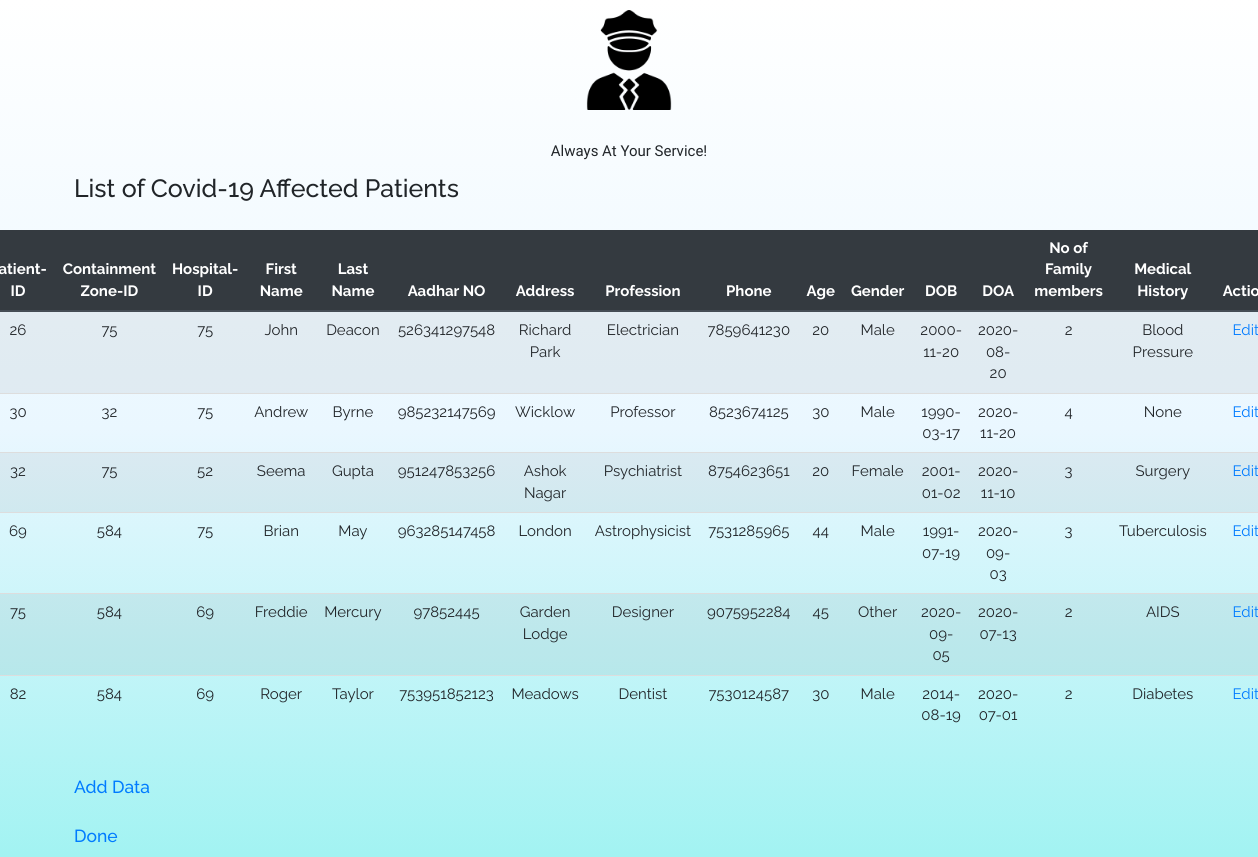
/pat.php, run on the app's committed database.
### tables this page shows
CREATE TABLE `patient` (
  `pat_id` int(20) NOT NULL,
  `cz_id` int(20) DEFAULT NULL,
  `hsp_id` int(20) DEFAULT NULL,
  `fname` varchar(255) DEFAULT NULL,
  `lname` varchar(255) DEFAULT NULL,
  `aadhar_no` varchar(255) DEFAULT NULL,
  `address` varchar(255) DEFAULT NULL,
  `proffession` varchar(255) DEFAULT NULL,
  `phone` varchar(255) DEFAULT NULL,
  `age` int(20) DEFAULT NULL,
  `gender` text DEFAULT NULL,
  `dob` date DEFAULT NULL,
  `doa` date DEFAULT NULL,
  `no_flymem` int(20) DEFAULT NULL,
  `medic_hist` varchar(255) DEFAULT NULL
);

### pat.php (the view, shortened to what this page needs)
<?php
include "pdo/connection.php";
$sql = "SELECT * from patient";
$result = mysqli_query($conn, $sql);
?>
<!DOCTYPE html>
<html>
<head>
    <?php include 'pdo/headers.php'; ?>
    <link rel="stylesheet" href="pdo/style.css">
</head>
<body id="view">
    <div class="container">
        <div class="container h-100" id="login">
            <img src="pdo/pic.png" alt="Assam Police Logo"><br>
            <p id="login"></p>
        </div>
        <h1>List of Covid-19 Affected Patients</h1><br>
        <div class="col-12">
            <div class="row justify-content-center">
                <table class="table table-striped table-hover">
                    <thead class="thead-dark">
                        <th>Patient-ID</th>
                        <th>Containment Zone-ID</th>
                        <th>Hospital-ID</th>
                        <th>First Name</th>
                        <th>Last Name</th>
                        <th>Aadhar NO</th>
                        <th>Address</th>
                        <th>Profession</th>
                        <th>Phone</th>
                        <th>Age</th>
                        <th>Gender</th>
                        <th>DOB</th>
                        <th>DOA</th>
                        <th>No of Family members</th>
                        <th>Medical History</th>
                        <th>Action</th>
                    </thead>
                    <?php
                    if (mysqli_num_rows($result) > 0) {
                        while ($row = mysqli_fetch_array($result)) {
                    ?>
                            <tr>
                                <td><?php echo $row["pat_id"]; ?> </td>
                                <td><?php echo $row["cz_id"]; ?> </td>
                                <td><?php echo $row["hsp_id"]; ?> </td>
                                <td><?php echo $row["fname"]; ?></td>
                                <td><?php echo $row["lname"]; ?></td>
                                <td><?php echo $row["aadhar_no"]; ?></td>
                                <td><?php echo $row["address"]; ?></td>
                                <td><?php echo $row["proffession"]; ?></td>
                                <td><?php echo $row["phone"]; ?></td>
                                <td><?php echo $row["age"]; ?></td>
                                <td><?php echo $row["gender"]; ?></td>
                                <td><?php echo $row["dob"]; ?></td>
                                <td><?php echo $row["doa"]; ?></td>
                                <td><?php echo $row["no_flymem"]; ?></td>
                                <td><?php echo $row["medic_hist"]; ?></td>
                                <td><a href="editpat.php?pat_id=<?php echo $row['pat_id']; ?>"> Edit</a>
                            </tr>
                    <?php
                        }
                    }
                    ?>
                </table>
            </div>
        </div>
        <br>
        <p><a href="addpat.php">
                <h3>Add Data</h3>
            </a><br>
            <a href="index.php">
                <h3>Done</h3>
            </a></p>
    </div>
</body>
</html>

### pdo/style.css (style rules this page uses)
html { height: 100%; }
body { background-image: linear-gradient(to top, #a2f3f2, #eaf7ff, #ffffff); height: 100%; background-position: center; background-repeat: no-repeat; margin: 0; background-attachment: fixed; }
#login img { display: block; margin-left: auto; margin-right: auto; height: 100px; width: 100px; margin-top: 10px; }
#login p { font-family: 'Special Elite', cursive; font-style: bold; text-align: center; font-size: 15px; }
#login { font-family: 'Raleway', sans-serif; font-size: 20px; }
.table { font-size: 15px; margin-left: auto; margin-right: auto; border-radius: 5px; float: none; font-family: 'Raleway', sans-serif; }
.table td,th,tr { text-align: center; }
#view { font-size: 15px; font-family: 'Raleway', sans-serif; }

### data on the page
patient: pat_id "26", cz "75", hsp "75", fname "John", lname "Deacon", aadhar_no "526341297548", address "Richard Park", proffession "Electrician", phone "7859641230", age "20", gender "Male", dob "2000-11-20", doa "2020-08-20", no_flymem "2", medic_hist "Blood Pressure"
patient: pat_id "30", cz "32", hsp "75", fname "Andrew", lname "Byrne", aadhar_no "985232147569", address "Wicklow", proffession "Professor", phone "8523674125", age "30", gender "Male", dob "1990-03-17", doa "2020-11-20", no_flymem "4", medic_hist "None"
patient: pat_id "32", cz "75", hsp "52", fname "Seema", lname "Gupta", aadhar_no "951247853256", address "Ashok Nagar", proffession "Psychiatrist", phone "8754623651", age "20", gender "Female", dob "2001-01-02", doa "2020-11-10", no_flymem "3", medic_hist "Surgery"
patient: pat_id "69", cz "584", hsp "75", fname "Brian", lname "May", aadhar_no "963285147458", address "London", proffession "Astrophysicist", phone "7531285965", age "44", gender "Male", dob "1991-07-19", doa "2020-09-03", no_flymem "3", medic_hist "Tuberculosis"
patient: pat_id "75", cz "584", hsp "69", fname "Freddie", lname "Mercury", aadhar_no "97852445", address "Garden Lodge", proffession "Designer", phone "9075952284", age "45", gender "Other", dob "2020-09-05", doa "2020-07-13", no_flymem "2", medic_hist "AIDS"
patient: pat_id "82", cz "584", hsp "69", fname "Roger", lname "Taylor", aadhar_no "753951852123", address "Meadows", proffession "Dentist", phone "7530124587", age "30", gender "Male", dob "2014-08-19", doa "2020-07-01", no_flymem "2", medic_hist "Diabetes"
